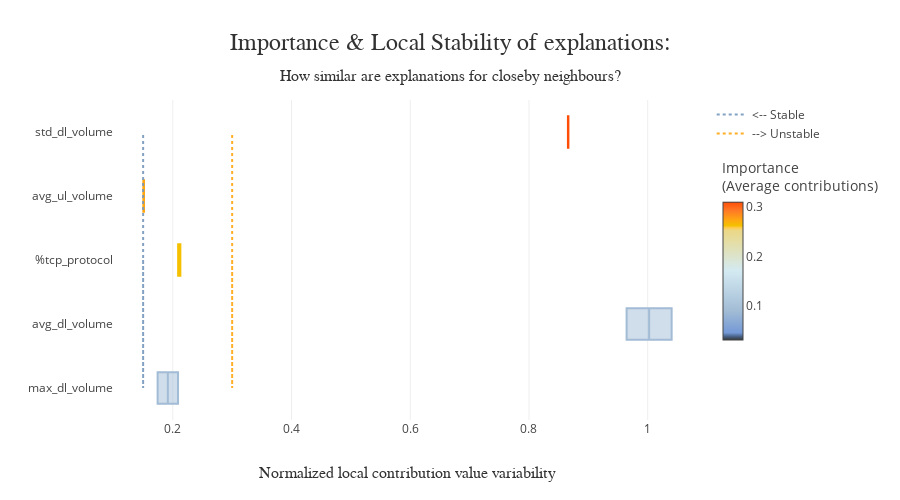

The notebook cell saved with this chart:
### Code cell
xpl.plot.stability_plot(selection=[1,24], max_features=5, distribution="boxplot")

### Figure 1 — Plotly figure (JSON) as saved in the notebook; plotly's stock layout.template omitted (floating-point values rounded to 4 significant figures)
{"data": [{"marker": {"color": "rgb(162, 188, 213)"}, "name": "max_dl_volume", "showlegend": false, "type": "box", "x": [0.1744, 0.2088]}, {"marker": {"color": "rgb(162, 188, 213)"}, "name": "avg_dl_volume", "showlegend": false, "type": "box", "x": [1.04, 0.9645]}, {"marker": {"color": "rgb(244, 192, 0)"}, "name": "%tcp_protocol", "showlegend": false, "type": "box", "x": [0.209, 0.2127]}, {"marker": {"color": "rgb(255, 166, 17)"}, "name": "avg_ul_volume", "showlegend": false, "type": "box", "x": [0.1504, 0.1515]}, {"marker": {"color": "rgb(255, 77, 7)"}, "name": "std_dl_volume", "showlegend": false, "type": "box", "x": [0.8664, 0.8656]}, {"hoverinfo": "none", "marker": {"color": [0.03175, 0.3096], "colorbar": {"len": 300, "lenmode": "pixels", "thickness": 20, "title": {"text": "Importance<br />(Average contributions)"}, "y": 1, "yanchor": "top", "ypad": 60}, "colorscale": [[0, "rgb(52, 55, 54)"], [0.02625, "rgb(74, 99, 138)"], [0.0525, "rgb(116, 153, 214)"], [0.2112, "rgb(162, 188, 213)"], [0.5024, "rgb(212, 234, 242)"], [0.7936, "rgb(235, 216, 134)"], [0.8115, "rgb(255, 204, 83)"], [0.8294, "rgb(244, 192, 0)"], [0.8707, "rgb(255, 166, 17)"], [0.9354, "rgb(255, 123, 38)"], [1, "rgb(255, 77, 7)"]], "showscale": true, "size": 1}, "mode": "markers", "showlegend": false, "type": "scatter", "x": [null], "y": [null]}, {"hoverinfo": "none", "line": {"color": "rgba(117, 152, 189, 0.9)", "dash": "dot"}, "mode": "lines", "name": "<-- Stable", "type": "scatter", "x": [0.15, 0.15, 0.15, 0.15, 0.15], "y": ["%tcp_protocol", "avg_dl_volume", "avg_ul_volume", "max_dl_volume", "std_dl_volume"]}, {"hoverinfo": "none", "line": {"color": "rgba(255, 166, 17, 0.9)", "dash": "dot"}, "mode": "lines", "name": "--> Unstable", "type": "scatter", "x": [0.3, 0.3, 0.3, 0.3, 0.3], "y": ["%tcp_protocol", "avg_dl_volume", "avg_ul_volume", "max_dl_volume", "std_dl_volume"]}], "layout": {"coloraxis": {"showscale": false}, "height": 500, "hovermode": "closest", "title": {"font": {"color": "rgb(50, 50, 50)", "family": "Arial", "size": 24}, "pad": {"b": 50}, "text": "Importance & Local Stability of explanations:<span style='font-size: 16px;'><br />How similar are explanations for closeby neighbours?</span>", "x": 0.5, "xanchor": "center", "yanchor": "bottom"}, "xaxis": {"automargin": true, "title": {"font": {"color": "rgb(50, 50, 50)", "family": "Arial Black", "size": 16}, "text": "Normalized local contribution value variability"}}, "yaxis": {"automargin": true, "title": {"font": {"color": "rgb(50, 50, 50)", "family": "Arial Black", "size": 16}, "text": ""}}}}
